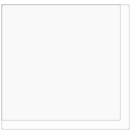
          <widget class="QGroupBox" name="Room10">
           <property name="enabled">
            <bool>true</bool>
           </property>
           <property name="autoFillBackground">
            <bool>false</bool>
           </property>
           <property name="styleSheet">
            <string notr="true">background-color: rgba(0,0,0,0)</string>
           </property>
           <property name="title">
            <string/>
           </property>
           <property name="flat">
            <bool>false</bool>
           </property>
           <widget class="QGroupBox" name="groupBox_2">
            <property name="geometry">
             <rect>
              <x>0</x>
              <y>0</y>
              <width>121</width>
              <height>121</height>
             </rect>
            </property>
            <property name="autoFillBackground">
             <bool>false</bool>
            </property>
            <property name="styleSheet">
             <string notr="true">background-color: rgba(0,0,0,0)</string>
            </property>
            <property name="title">
             <string/>
            </property>
            <property name="flat">
             <bool>false</bool>
            </property>
            <widget class="QWidget" name="layoutWidget_4">
             <property name="geometry">
              <rect>
               <x>0</x>
               <y>0</y>
               <width>121</width>
               <height>121</height>
              </rect>
             </property>
             <property name="autoFillBackground">
              <bool>false</bool>
             </property>
             <layout class="QHBoxLayout" name="horizontalLayout_7">
              <property name="spacing">
               <number>0</number>
              </property>
              <item>
               <layout class="QVBoxLayout" name="verticalLayout_7">
                <property name="spacing">
                 <number>0</number>
                </property>
                <item>
                 <widget class="myClickableQlabel" name="label_5">
                  <property name="autoFillBackground">
                   <bool>false</bool>
                  </property>
                  <property name="text">
                   <string/>
                  </property>
                 </widget>
                </item>
                <item>
                 <widget class="myClickableQlabel" name="label_7">
                  <property name="autoFillBackground">
                   <bool>false</bool>
                  </property>
                  <property name="text">
                   <string/>
                  </property>
                 </widget>
                </item>
               </layout>
              </item>
              <item>
               <layout class="QVBoxLayout" name="verticalLayout_8">
                <property name="spacing">
                 <number>0</number>
                </property>
                <item>
                 <widget class="myClickableQlabel" name="label_6">
                  <property name="autoFillBackground">
                   <bool>false</bool>
                  </property>
                  <property name="text">
                   <string/>
                  </property>
                 </widget>
                </item>
                <item>
                 <widget class="myClickableQlabel" name="label_8">
                  <property name="autoFillBackground">
                   <bool>false</bool>
                  </property>
                  <property name="text">
                   <string/>
                  </property>
                 </widget>
                </item>
               </layout>
              </item>
             </layout>
            </widget>
           </widget>
          </widget>
